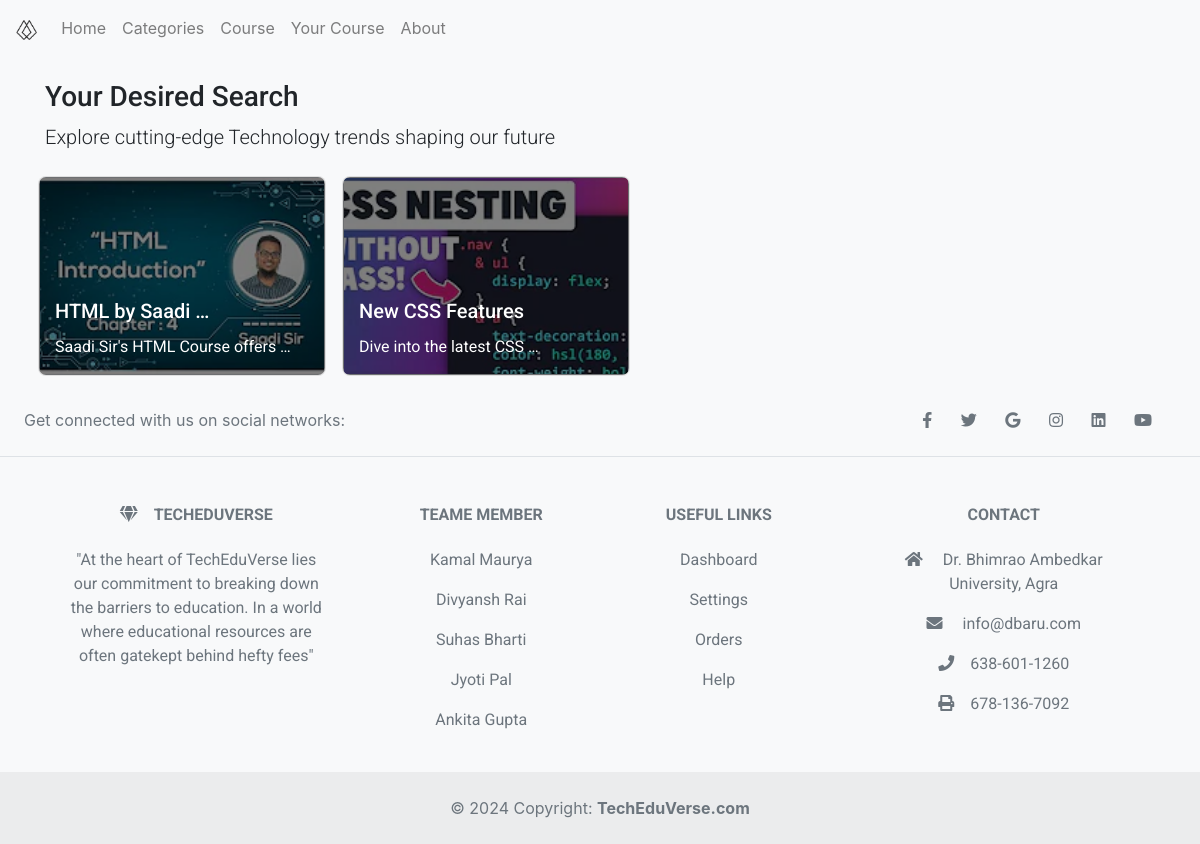
The app's page /search/ with its own data.
### courses/models.py (models this page shows, shortened)
class Course(models.Model):
    Title = models.CharField(max_length=255)
    Description = models.TextField()
    Level = models.CharField(
        max_length=50,
        choices=[
            ('beginner', 'Beginner'),
            ('intermediate', 'Intermediate'),
            ('advanced', 'Advanced')
        ]
    )
    Language = models.CharField(max_length=100)
    CreatedDate = models.DateTimeField(auto_now_add=True)
    UpdatedDate = models.DateTimeField(auto_now=True)
    Instructor = models.ForeignKey(settings.AUTH_USER_MODEL, on_delete=models.CASCADE)
    Image = models.ImageField(upload_to='course_images/', blank=True, null=True)  # Add this line

### courses/views.py (the view)
# urls.py: path('search/', views.search_courses, name='search_courses'),
def search_courses(request):
    query = request.GET.get('q', '')  # Get the query parameter 'q', or '' if not present
    if query:
        courses =courses = Course.objects.filter(
            Q(Title__icontains=query) |
            Q(Description__icontains=query) |
            Q(Level__icontains=query) |
            Q(Language__icontains=query) |
            Q(Instructor__username__icontains=query) |  # Assuming the instructor's username is searchable
            Q(Instructor__first_name__icontains=query)  # If you want to search by the instructor's first name
        )
    else:
        courses = Course.objects.all()
    return render(request, 'courses/search_courses.html', {'courses': courses, 'query': query})

### courses/templates/courses/search_courses.html (shortened to what this page needs)
{% extends 'base.html' %}
{% load static %}
{% block content %}
<div class="card-sliders mt-4">
    <div class="container">
        <div class="row align-items-center">
            <div class="col-md">
                <h3>Your Desired Search</h3>
                <p class="lead">Explore cutting-edge Technology trends shaping our future</p>
                <div class="row">
                    <div class="col-lg">
                        <div class="card-decks-scrollable">
                            <div class="card-deck deck-active d-flex">
                                {% for course in courses %}
                                <a href="{% url 'course_detail' course_id=course.id %}">
                                  <div class="card m-2" >
                                      <img class="card-img object-fit-cover border rounded" src="http://127.0.0.1:8000/media/{{ course.Image }}" alt="Card image">
                                      <div class="card-img-overlay d-flex align-items-end p-3">
                                          <div>
                                              <h5 class="card-title">{{ course.Title|truncatewords:3 }}</h5>
                                              <p class="card-text">{{ course.Description|truncatewords:5 }}</p>
                                          </div>
                                      </div>
                                  </div>
                                  </a>
                                {% empty %}
                                    <p>No courses available.</p>
                                {% endfor %}
                            </div>
                        </div>
                    </div>
                </div>
            </div>
        </div>
    </div>
</div>
{% endblock %}

### courses/templates/base.html (style rules this page uses)
h1,h2,h3,h4,h5,h6,p { font-family: 'Roboto', sans-serif; }
.bg-light { background-color: pink; }

### courses/templates/courses/search_courses.html (style rules this page uses)
.card { width: 18rem; height: 200px; overflow: hidden; position: relative; border-radius: 0.5rem; }
.card-img { height: 100%; object-fit: cover; border-radius: 0.5rem; }
.card-img-overlay { position: absolute; bottom: 0; left: 0; right: 0; background: rgba(0, 0, 0, 0.5); color: #fff; padding: 1rem; }
.card-title, .card-text { color: #fff; }

### records on screen
Course: Image (placeholder picture), Title "HTML by Saadi …", Description "Saadi Sir's HTML Course offers …"
Course: Image (placeholder picture), Title "New CSS Features", Description "Dive into the latest CSS …"
